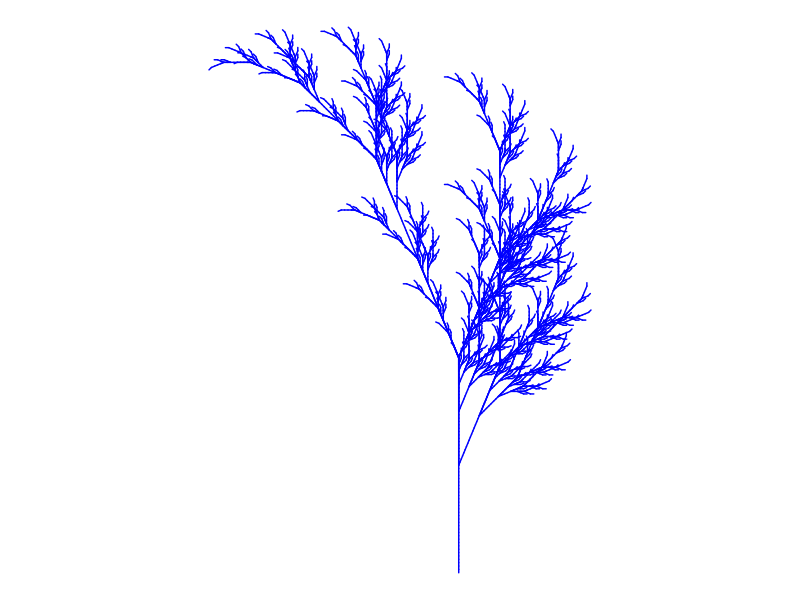

Generate this figure with R:
# Title Fall color
# Credit: https://fronkonstin.com

# Install packages

install.packages("gsubfn")
install.packages("tidyverse")
library(gsubfn)
library(tidyverse)

# Define elements in plant art
# Each image corresponds to a different axiom, rules, angle and depth

# Leaf of Fall

axiom="X"
rules=list("X"="F-[[X]+X]+F[+FX]-X", "F"="FF")
angle=22.5
depth=6


for (i in 1:depth) axiom=gsubfn(".", rules, axiom)

actions=str_extract_all(axiom, "\\d*\\+|\\d*\\-|F|L|R|\\[|\\]|\\|") %>% unlist

status=data.frame(x=numeric(0), y=numeric(0), alfa=numeric(0))
points=data.frame(x1 = 0, y1 = 0, x2 = NA, y2 = NA, alfa=90, depth=1)


# Generating data
# Note: may take a minute or two

for (action in actions)
{
  if (action=="F")
  {
    x=points[1, "x1"]+cos(points[1, "alfa"]*(pi/180))
    y=points[1, "y1"]+sin(points[1, "alfa"]*(pi/180))
    points[1,"x2"]=x
    points[1,"y2"]=y
    data.frame(x1 = x, y1 = y, x2 = NA, y2 = NA,
               alfa=points[1, "alfa"],
               depth=points[1,"depth"]) %>% rbind(points)->points
  }
  if (action %in% c("+", "-")){
    alfa=points[1, "alfa"]
    points[1, "alfa"]=eval(parse(text=paste0("alfa",action, angle)))
  }
  if(action=="["){
    data.frame(x=points[1, "x1"], y=points[1, "y1"], alfa=points[1, "alfa"]) %>%
      rbind(status) -> status
    points[1, "depth"]=points[1, "depth"]+1
  }
  
  if(action=="]"){
    depth=points[1, "depth"]
    points[-1,]->points
    data.frame(x1=status[1, "x"], y1=status[1, "y"], x2=NA, y2=NA,
               alfa=status[1, "alfa"],
               depth=depth-1) %>%
      rbind(points) -> points
    status[-1,]->status
  }
}

ggplot() +
  geom_segment(aes(x = x1, y = y1, xend = x2, yend = y2),
               lineend = "round",
               color="blue", # Set your own Fall color?
               data=na.omit(points)) +
  coord_fixed(ratio = 1) +
  theme_void() # No grid nor axes
